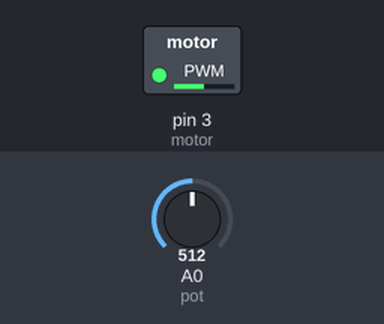
Bench run of a sketch on a simulated Arduino Uno, built with avr-gcc and run on an emulated ATmega328P. On the bench: switched loads named in the sketch (green lamp = pin HIGH). The test bench sets the inputs (shaded band); at power-on: A0 (pot) = 512.

Above: at 1.2 s.
1.3 s: A0 (pot) set to 716
At 2.5 s:
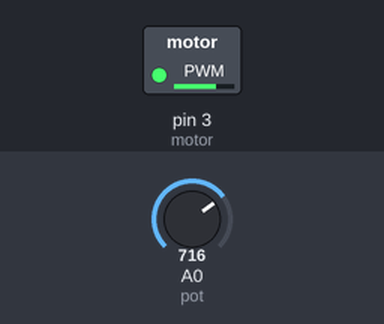
2.8 s: A0 (pot) set to 900
At 4.0 s:
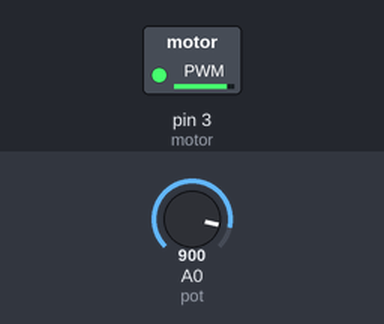
4.3 s: A0 (pot) set to 122
At 4.9 s:
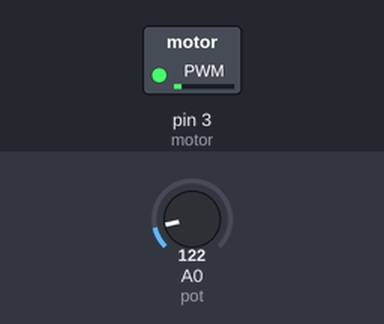
5.8 s: A0 (pot) set to 0
At 6.3 s:
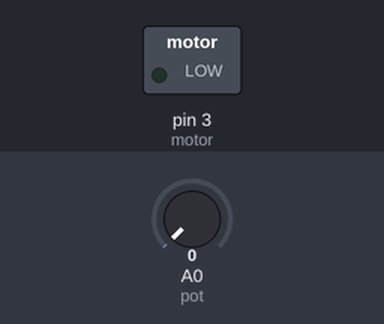
7.3 s: A0 (pot) set to 511
At 8.5 s:
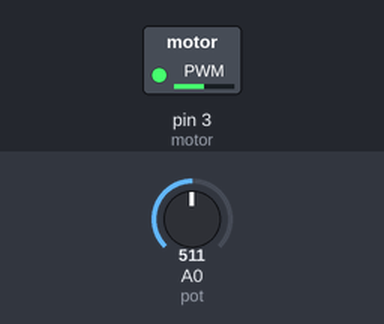
Timing chart, 0 to 9.8 s (numbered marks = the images above; inputs shaded):
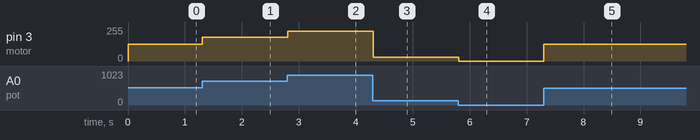

Measured:
- after the input at 1.3 s, pin 3 (motor): 127/255 → 178/255 at once
- after the input at 2.8 s, pin 3 (motor): 178/255 → 224/255 at once
- after the input at 4.3 s, pin 3 (motor): 224/255 → 30/255 at once
- after the input at 5.8 s, pin 3 (motor): 30/255 → 0/255 at once
- after the input at 7.3 s, pin 3 (motor): 0/255 → 127/255 at once

The sketch:

aula-019.ino
```cpp
// https://www.tinkercad.com/things/0YKik6dOndn-copy-of-aula18/editel?tenant=circuits
// Controlando a rotação de motores DC com Arduino

#define pot A0
#define motor 3
#define tmp 10
int valpot = 0; // leitura do potenciômetro

void setup() {
  pinMode(motor,OUTPUT);
  pinMode(pot,INPUT);
}

void loop() {
  valpot=map(analogRead(pot),0,1023,0,255); // analog para PWM
  analogWrite(motor,valpot);
  delay(tmp);
}
```
